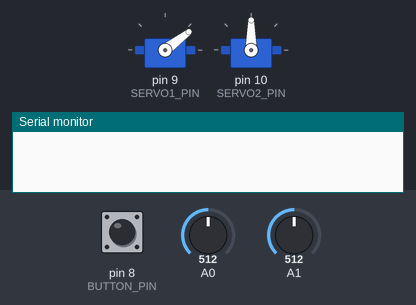
Bench run of a sketch on a simulated Arduino Uno, built with avr-gcc and run on an emulated ATmega328P. On the bench: 2 × servo, the last lines printed to the serial monitor. Inputs (shaded band) come from the test bench; at power-on: pin 8 (BUTTON_PIN) HIGH, A1 = 512, A0 = 512. Random numbers use the default seed unless the sketch sets one.

Above: at 1.2 s.
1.3 s: pin 8 (BUTTON_PIN) pulled LOW for 0.15 s
At 3.4 s:
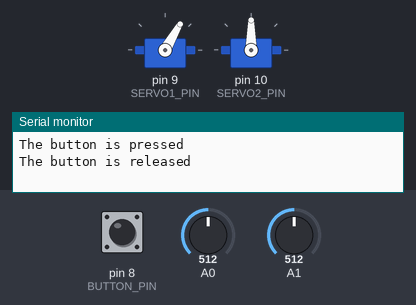
3.7 s: A1 set to 716
At 4.2 s:
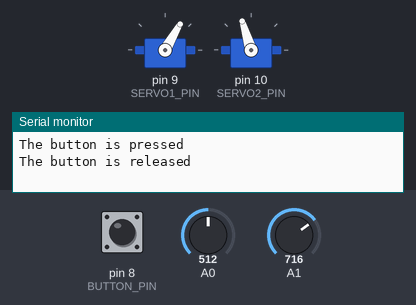
5.2 s: A0 set to 281
6.7 s: A0 set to 265
At 7.9 s:
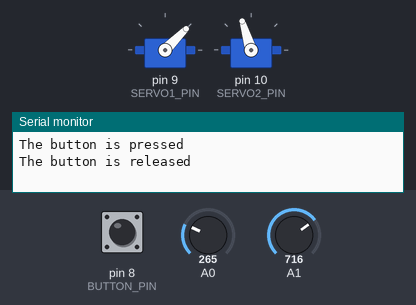
8.2 s: A1 set to 900
At 8.8 s:
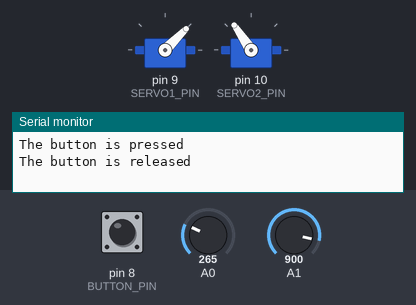
9.7 s: pin 8 (BUTTON_PIN) pulled LOW for 1 s
At 10.6 s:
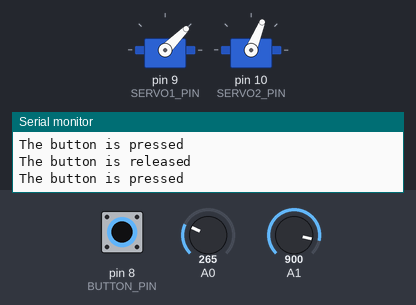
Timing chart, 0 to 19.3 s (numbered marks = the images above; inputs shaded):
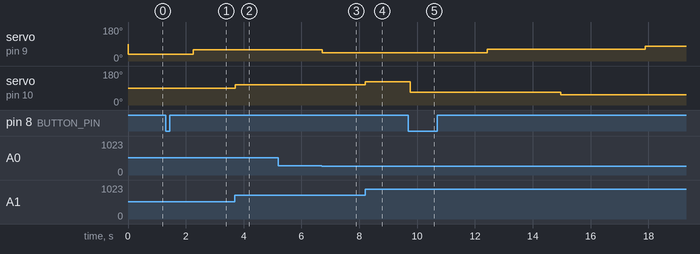

Measured:
- the behaviour switches between 273 and 272 on A0 (found by bisection; images 2 and 3)
- after the input at 1.3 s, servo on pin 9 (SERVO1_PIN): 37° → 60° after 0.95 s
- after the input at 3.7 s, servo on pin 10 (SERVO2_PIN): 90° → 107° at once
- after the input at 5.2 s, every drawn part: stays the same
- after the input at 6.7 s, servo on pin 9 (SERVO1_PIN): 60° → 45° at once
- after the input at 8.2 s, servo on pin 10 (SERVO2_PIN): 107° → 124° at once
- after the input at 9.7 s, servo on pin 9 (SERVO1_PIN): 45° → 62° after 2.7 s, → 79° 5.5 s later; servo on pin 10 (SERVO2_PIN): 124° → 68° after 0.06 s, → 53° 5.2 s later

The sketch:

CatLaser2.ino
```cpp
#include <ezButton.h>

#include "Constants.h"
#include "CatLaserServo.h"

// GLOBALS
ezButton button(BUTTON_PIN);  // create ezButton object
CatLaserServo myservo[SERVO_CNT] = {CatLaserServo(SERVO1_PIN, JS_X,  30, 90),  CatLaserServo(  SERVO2_PIN, JS_Y, 45, 135  )  };

long t = 0;
bool curServo = false;
bool useJS = false;

void setup() {
  Serial.begin(9600);
  button.setDebounceTime(DEBOUNCE_TIME); // set debounce time to 50 milliseconds
  for (int i = 0; i < SERVO_CNT; i++) {
    myservo[i].setup();
  }
}

void loop() {
  checkButton();

  if ( t < millis() ) {

    if ( useJS) {
      joystick_control();
    }
    else {
      random_control();
    }
    t = millis() + getIncrement();
  }
}
int getIncrement() {
  if ( useJS)
    return JS_DELAY;
  else
    return random( DELAY_MIN, DELAY_MAX); //  choose a new delay time

}

void joystick_control() {
  for (int i = 0; i < SERVO_CNT; i++) {
    myservo[i].joystick_control();
  }

}
void random_control() {
  myservo[curServo].random_control();              // tell servo to go to position in variable 'pos'
  curServo = ! curServo;
}

void checkButton() {
  button.loop(); // MUST call the loop() function first

  int btnState = button.getState();
  //Serial.println(btnState);

  if (button.isPressed()) {
    Serial.println("The button is pressed");
    useJS = !useJS;
  }

  if (button.isReleased())
    Serial.println("The button is released");

}
```

CatLaserServo.h
```cpp
#ifndef CATLASERSERVO_H_
#define CATLASERSERVO_H_
#include <Servo.h>

#include "Constants.h"
/**
   CatLaserServo
   Defines a Servo for the Cat Laser
*/
class CatLaserServo {
  private:
    byte _min;
    byte _max;
    byte _curr;
    byte _next;
    byte _pin;
    byte _js_pin;
    Servo _servo;

  public:
    CatLaserServo(byte pin = 0, byte js_pin = 0, byte min_pos = 0, byte max_pos = 180) {
      _min = min_pos;
      _max = max_pos;
      _curr = 0;
      _next = 0;
      _pin = pin;
      _js_pin = js_pin;
    }
    void setup()
    {
      _servo.attach(_pin);  // attaches the servo on pin 9 to the servo object
    }
    void joystick_control()
    {
      _next = map (analogRead(_js_pin), SENSOR_MIN, SENSOR_MAX, _min, _max ) ;
      if ( abs (_next - _curr ) >= MIN_MOVEMENT) {


        _servo.write( _next );
        _curr = _next;
      }
    }


    void random_control() {
      _next = _curr;
      while ( abs (_next - _curr ) < MIN_MOVEMENT) {
        _next = random(_min, _max );
      }
      /*
      byte diff = _next - _curr;
      byte dir = ( diff ) / abs( diff );            // either 1 or -1
      for (byte i = _curr; i != _next; i += dir) {  // move 1 degree at a time.
        _servo.write( i );                          // tell servo to go to position in variable 'pos'
        delay(SERVO_DELAY);                         // slow it down a little.  Don't tell anyone I used delay. I am a naughty naughty little boy.
      }

      */
      _servo.write(_next);
      _curr = _next;

    }
};

#endif
```

Constants.h
```cpp
#ifndef CATLASERCONSTANTS_H_
#define CATLASERCONSTANTS_H_

// Define Pins
#define SERVO1_PIN 9
#define SERVO2_PIN 10
#define BUTTON_PIN 8

// CONSTANTS
#define SERVO_CNT 2
#define MIN_MOVEMENT 15


#define SENSOR_MIN 0
#define SENSOR_MAX 1023

#define DELAY_MIN 1000
#define DELAY_MAX 3000
#define DEBOUNCE_TIME 50
#define JS_X A0
#define JS_Y A1
#define JS_DELAY 30
#define SERVO_DELAY 15

#endif
```
